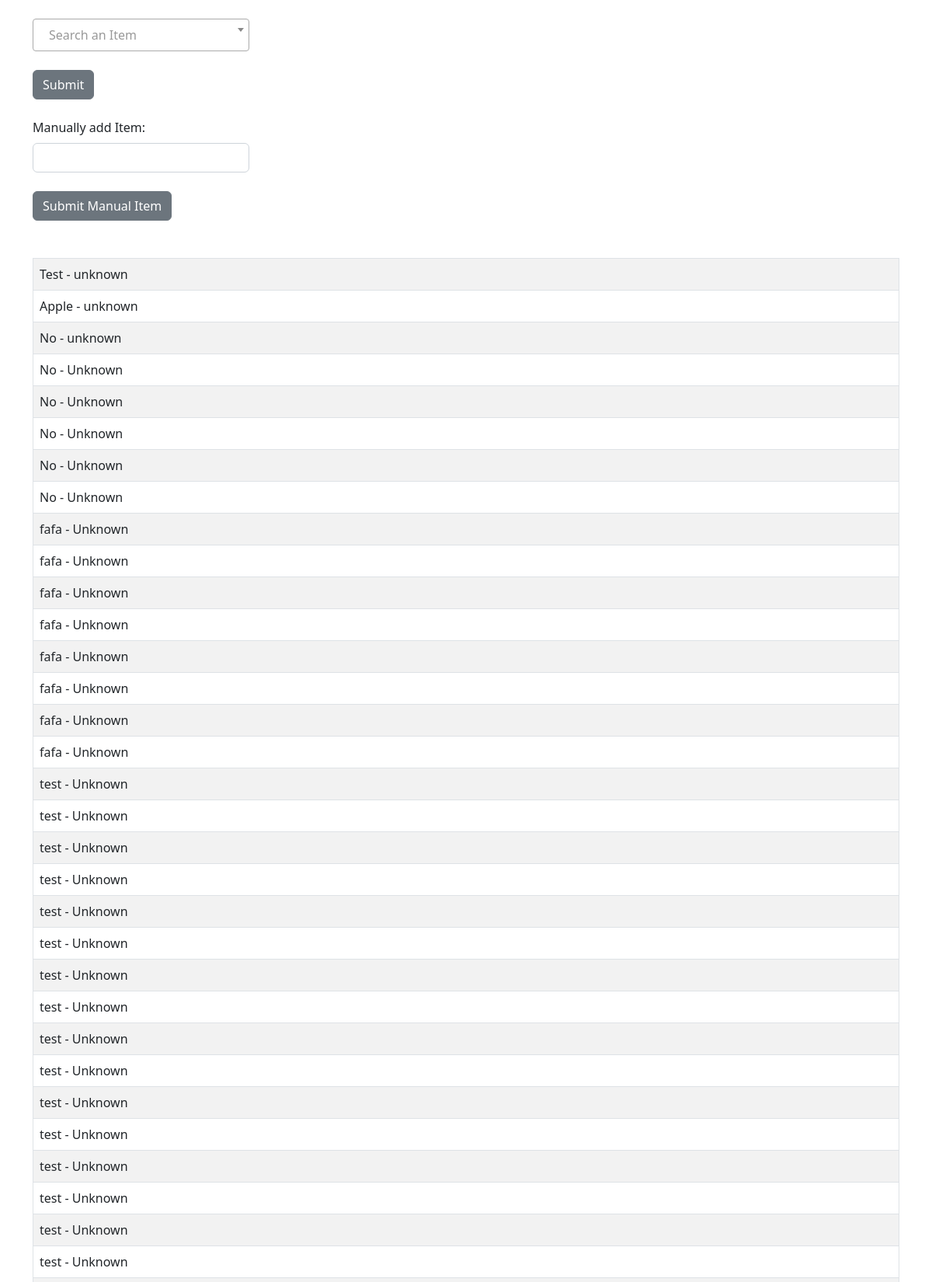
Page /list (upper part) on the committed database.
### models.py (models this page shows, shortened)
class Shopping(db.Model):
    id = db.Column(db.Integer, primary_key=True)
    ingredient_name = db.Column(db.String(120))
    aisle_name = db.Column(db.String(30))
    aisle_id = db.Column(db.Integer)

### main.py (the view, shortened to what this page needs)
@app.route("/list", methods=["GET", "POST"])
def list():
    our_add = Shopping.query.order_by(Shopping.aisle_id)
    names = db.session.query(Ingredient.name).order_by(Ingredient.name)
    names = [i[0] for i in names]
    form = ShoppingForm()
    form.name.choices = [("")] + [(name) for name in names]
    item = None
    form2 = ManualShoppingForm()
    if form2.validate_on_submit():
        update = Shopping(
            ingredient_name=form2.item.data, aisle_name="Unknown", aisle_id=0
        )
        db.session.add(update)
        db.session.commit()
        form2.item.data = ""
        return render_template(
            "list.html", form=form, form2=form2, item=item, name=name, our_add=our_add
        )
    else:
        return render_template(
            "list.html", form=form, form2=form2, item=item, name=name, our_add=our_add
        )

### forms.py
class ShoppingForm(FlaskForm):
    name = SelectField(
        "Search an Item", validators=[validators.InputRequired()], validate_choice=False
    )
    submit = SubmitField("Submit")

class ManualShoppingForm(FlaskForm):
    item = StringField("Manually add Item:", validators=[validators.DataRequired()])
    submit1 = SubmitField("Submit Manual Item")

### templates/list.html (shortened to what this page needs)
<!DOCTYPE html>
<html lang="en">
  <head>
    <link
      href="{{ url_for('static', filename='css/select2.css') }}"
      rel="stylesheet"
    />
    <link
      href="https://cdn.jsdelivr.net/npm/bootstrap@5.2.1/dist/css/bootstrap.min.css"
      rel="stylesheet"
    />
  </head>
  <body>
    <br />
    <div class="container">
      <form method="POST">
        <div>{{ form.name }}</div>
        <br />
        {{ form.submit(class="btn btn-secondary") }}
      </form>
      <br />
      <form method="POST">
        <div>
          {{ form2.item.label(class="form-label") }}
          <br />
          {{ form2.item(class="form-control w-25") }}
        </div>
        <br />
        {{ form2.submit1(class="btn btn-secondary") }}
      </form>
    </div>
    <br /><br />
    <div class="container">
      <table class="table table-hover table-bordered table-striped">
        {% for shopping_list in our_add %}
        <tr>
          <td>
            {{ shopping_list.ingredient_name }} - {{ shopping_list.aisle_name}}
          </td>
        </tr>
        {% endfor %}
      </table>
    </div>
  </body>
</html>

### rows in the picture
Shopping: ingredient_name "Test", aisle_name "unknown"
Shopping: ingredient_name "Apple", aisle_name "unknown"
Shopping: ingredient_name "No", aisle_name "unknown"
Shopping: ingredient_name "No", aisle_name "Unknown"
Shopping: ingredient_name "No", aisle_name "Unknown"
Shopping: ingredient_name "No", aisle_name "Unknown"
Shopping: ingredient_name "No", aisle_name "Unknown"
Shopping: ingredient_name "No", aisle_name "Unknown"
Shopping: ingredient_name "fafa", aisle_name "Unknown"
Shopping: ingredient_name "fafa", aisle_name "Unknown"
Shopping: ingredient_name "fafa", aisle_name "Unknown"
Shopping: ingredient_name "fafa", aisle_name "Unknown"
Shopping: ingredient_name "fafa", aisle_name "Unknown"
Shopping: ingredient_name "fafa", aisle_name "Unknown"
Shopping: ingredient_name "fafa", aisle_name "Unknown"
Shopping: ingredient_name "fafa", aisle_name "Unknown"
Shopping: ingredient_name "test", aisle_name "Unknown"
Shopping: ingredient_name "test", aisle_name "Unknown"
Shopping: ingredient_name "test", aisle_name "Unknown"
Shopping: ingredient_name "test", aisle_name "Unknown"
Shopping: ingredient_name "test", aisle_name "Unknown"
Shopping: ingredient_name "test", aisle_name "Unknown"
Shopping: ingredient_name "test", aisle_name "Unknown"
Shopping: ingredient_name "test", aisle_name "Unknown"
Shopping: ingredient_name "test", aisle_name "Unknown"
Shopping: ingredient_name "test", aisle_name "Unknown"
Shopping: ingredient_name "test", aisle_name "Unknown"
Shopping: ingredient_name "test", aisle_name "Unknown"
Shopping: ingredient_name "test", aisle_name "Unknown"
Shopping: ingredient_name "test", aisle_name "Unknown"
Shopping: ingredient_name "test", aisle_name "Unknown"
Shopping: ingredient_name "test", aisle_name "Unknown"
